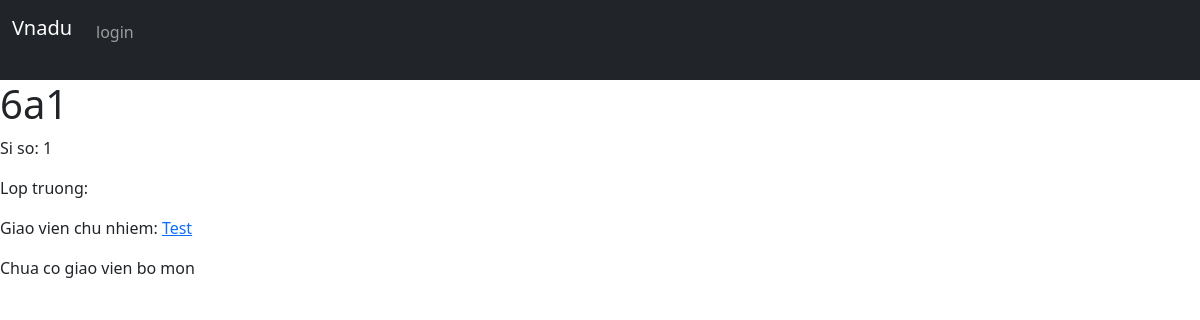
Before: /class/1 with the older database file.
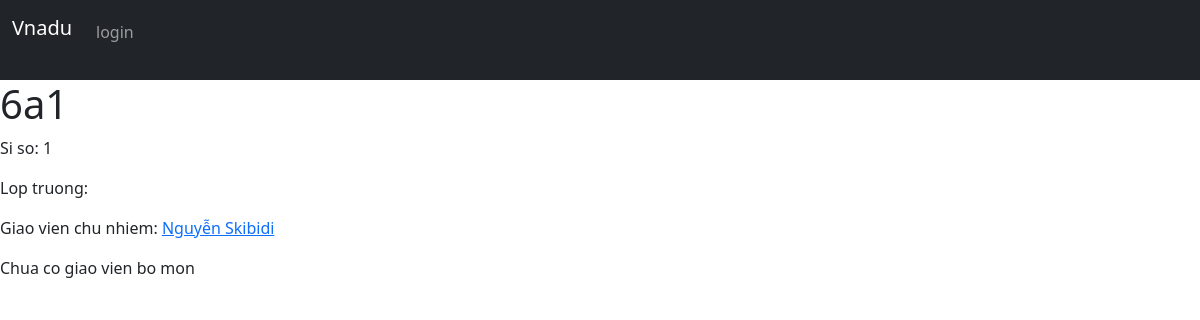
After: the same page with the newer database file.
### Du_An/models.py (models this page shows, shortened)
class Class(models.Model):
    form_teacher = models.OneToOneField(Teacher, on_delete=models.CASCADE, null=True, default=None, related_name="form_class")
    name = models.CharField(max_length=3, unique=True)
    students = models.ManyToManyField(Student, blank=True, related_name="classroom")
    subject_teachers = models.ManyToManyField("ClassSubjectTeacher", related_name="classroom")
    def student_count(self) -> int:
        return self.students.count()
    def get_monitor(self) -> Student | None:
        return self.students.filter(role="monitor").first()

class Teacher(User):
    full_name = models.CharField(max_length=200, unique=False)
    subject = models.ManyToManyField(Subject, related_name="teachers")
    contact_information = models.TextField(default="")

### Du_An/views.py (the view)
# urls.py: path("class/<int:id>", views.view_class, name="view_class")
def view_class(request, id):
    try:
        request_class = Class.objects.get(pk=id)
        return render(request, "Du_An/class_profile.html", {
            "classroom": request_class
        })
    except Class.DoesNotExist:
        return render_error(error="Not found", error_message="Doesn't found any teacher with this id")

### Du_An/templates/Du_An/class_profile.html (shortened to what this page needs)
{% extends 'Du_An/layout.html' %}
{% load static %}
{% block style %} <link href="{% static 'Du_An/css/profile.css' %}" rel="stylesheet"> {% endblock %}
{% block body %}
    <div class="classDisplay">
        <div class="basicInfo">
            <h1 class="className">{{ classroom.name }}</h1>
            <p class="classSiSo">Si so: {{ classroom.student_count }}</p>
            <p class="classMonitor">Lop truong:
            </p>
            <p class="classFormTeacher">Giao vien chu nhiem:
                {% if classroom.form_teacher %}
                    <a href="{% url 'view_teacher' classroom.form_teacher.id %}"> {{ classroom.form_teacher.full_name }} </a>
                {% else %}
                    Chua co GVCN
                {% endif %}
            </p>
            <div class="classTeachers">
                {% for teacher in classroom.subject_teachers.all %}
                <p>{{ teacher.subject.name }}: <a href="{% url 'view_teacher' teacher.teacher.id %}" class="nav-link">{{ teacher.teacher.full_name }}</a></p>
                {% empty %}
                Chua co giao vien bo mon
                {% endfor %}
            </div>
        </div>
    </div>
{% endblock %}

Changed rows visible on the page:
changed through a linked row, Class id 1: form_teacher.full_name "Test" → "Nguyễn Skibidi"
